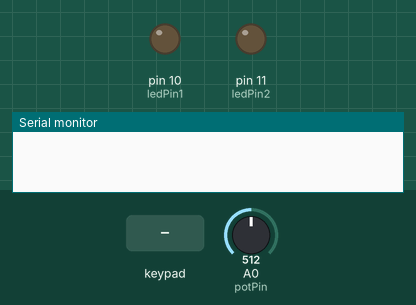
A sketch run on a simulated Arduino Uno, built with avr-gcc and run on an emulated ATmega328P. On the bench: output pins drawn as LEDs (lit = HIGH), the last lines printed to the serial monitor. The test bench sets the inputs (shaded band); at power-on: A0 (potPin) = 512.

Above: at 1.2 s.
1.3 s: key '2' pressed
At 1.8 s:
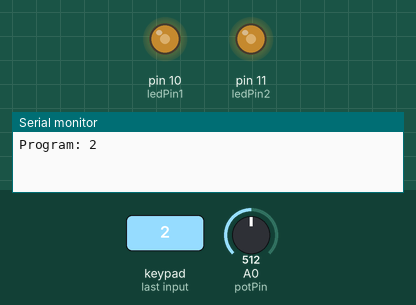
4.3 s: A0 (potPin) set to 716
At 5.4 s:
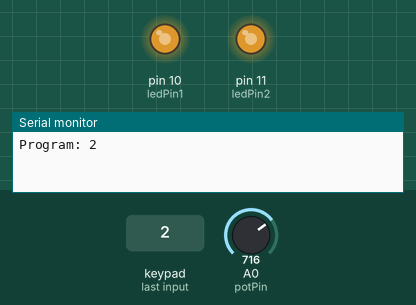
7.3 s: A0 (potPin) set to 900
10.3 s: A0 (potPin) set to 122
At 13.0 s:
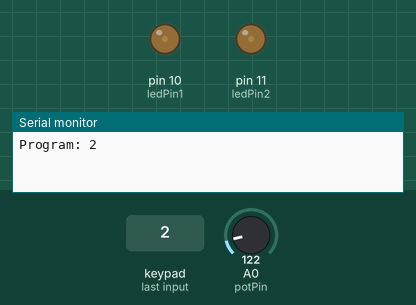
13.3 s: keypad keys 9 8 7 6 # pressed 0.4 s apart
Timing chart, 0 to 16.3 s (numbered marks = the images above; inputs shaded):
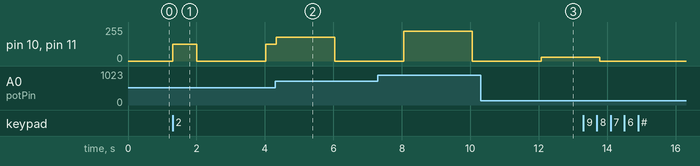

Measured:
- after the input at 1.3 s, pin 10 (ledPin1), pin 11 (ledPin2): 0/255 → 127/255 at once, → 0/255 0.70 s later, → 127/255 2.0 s later
- after the input at 4.3 s, pin 10 (ledPin1), pin 11 (ledPin2): 127/255 → 178/255 at once, → 0/255 1.7 s later
- after the input at 10.3 s, pin 10 (ledPin1), pin 11 (ledPin2): 0/255 → 30/255 after 1.8 s

The sketch:

light_for_plants_keypad.ino
```cpp
#include <Keypad.h>
#include <stdio.h> //for a NULL pointer


//setup for dimmer
const int potPin = A0;    // Analog pin for potentiometer
const int ledPin1 = 10;     // Digital pin for LED
const int ledPin2 = 11;     // Digital pin for LED

//setup for keypad
const byte ROWS = 4; //four rows
const byte COLS = 4; //four columns
char keys[ROWS][COLS] = {
  {'1','2','3','A'},
  {'4','5','6','B'},
  {'7','8','9','C'},
  {'*','0','#','D'}
};
byte rowPins[ROWS] = {9, 8, 7, 6}; //connect to the row pinouts of the keypad
byte colPins[COLS] = {5, 4, 3, 2}; //connect to the column pinouts of the keypad

//Create an object of keypad
Keypad keypad = Keypad( makeKeymap(keys), rowPins, colPins, ROWS, COLS );


void setup() {
  Serial.begin(9600);     // Initialize serial communication
  pinMode(ledPin1, OUTPUT); // Set LED pin as an output
  pinMode(ledPin2, OUTPUT); // Set LED pin as an output
  pinMode(potPin, INPUT); // Set POT pin as an input
}

//initialisation of the variable to chose the program and the corresponding pointer
char selected_program=0;
char *pointerProgram=&selected_program;

void loop() {

  int potValue = analogRead(potPin);  // Read analog value from potentiometer
  int brightness = (float) potValue * 255 / 1023; // The PWM modulation only have an 8bit depth, so the 10bit depth ADC reading has to be remapped to 8bit resolution

  char key = keypad.getKey();// Read the key

  //save the selected program and show it in the Serial Monitor
  if (key){
    //*pointerProgram=key;
    selected_program = key;
    Serial.print("Program: ");
    Serial.println(selected_program);
    //Serial.println(*pointerProgram);
  }
  //execute "Day-Night-Rhythm"
  executeRhythm(selected_program, brightness);

  delay(100);
}
```

executeRhythm.ino
```cpp
void executeRhythm(char selected_program, int brightness) {
  unsigned long currentMillis = millis();  // Get the current time

  //depending from the selected program different "Day-Night Rhythms" are selected
  switch (selected_program) {
    case '2':
      if(((currentMillis/1000)%4)<2){
        analogWrite(ledPin1, brightness);  // Set LED brightness using PWM
        analogWrite(ledPin2, brightness);  // Set LED brightness using PWM
      }else{
        analogWrite(ledPin1, 0);
        analogWrite(ledPin2, 0);
      }
      break;
    case '5':
      if(((currentMillis/1000)%4)<2){
        //Serial.println((currentMillis/1000));
        analogWrite(ledPin1, brightness);  // Set LED brightness using PWM
        analogWrite(ledPin2, brightness);  // Set LED brightness using PWM
      }else{
        analogWrite(ledPin1, 0);
        analogWrite(ledPin2, 0);
      }
    case '8':
      if(((currentMillis/1000)%8)<4){
        analogWrite(ledPin1, brightness);  // Set LED brightness using PWM
        analogWrite(ledPin2, brightness);  // Set LED brightness using PWM
      }else{
        analogWrite(ledPin1, 0);
        analogWrite(ledPin2, 0);
      }
      break;

    default:
     break;
  }
}
```
